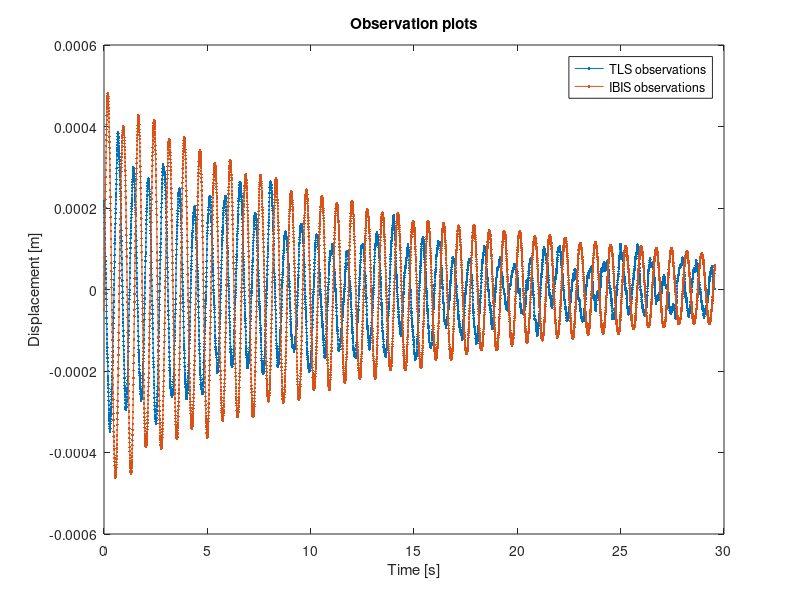
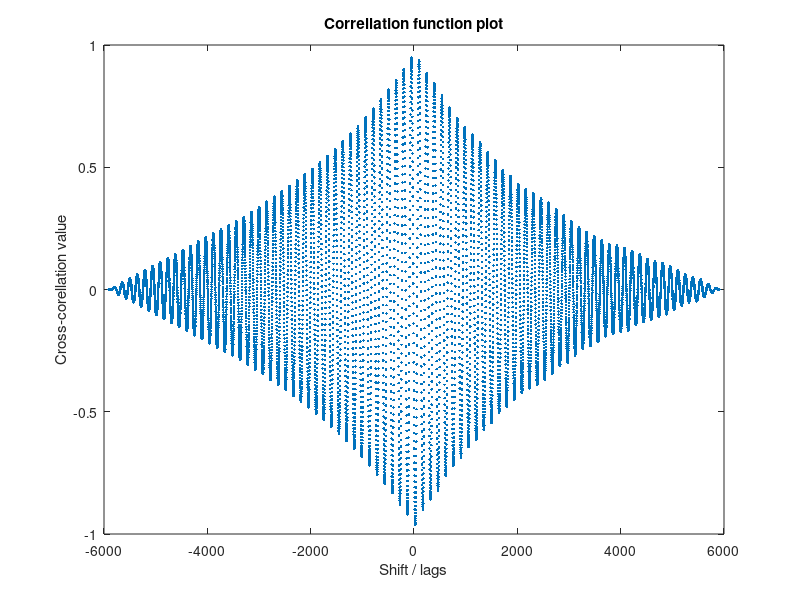
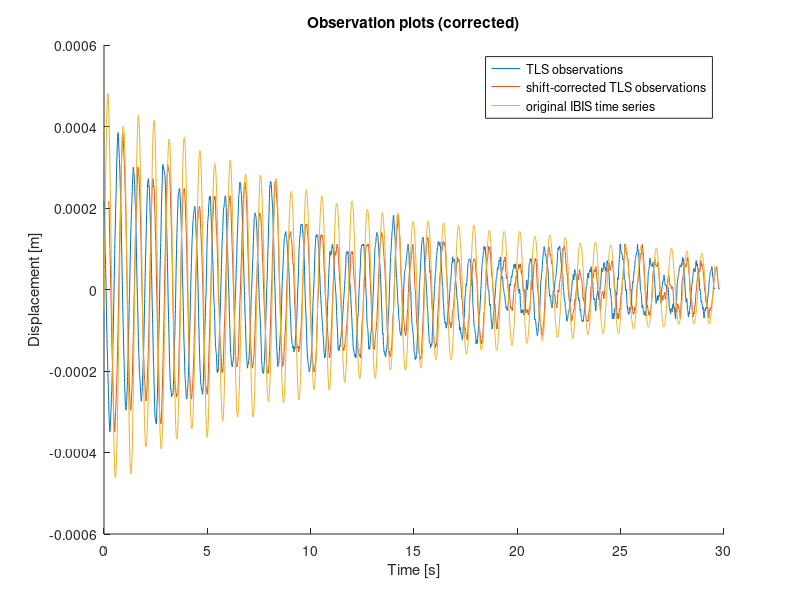
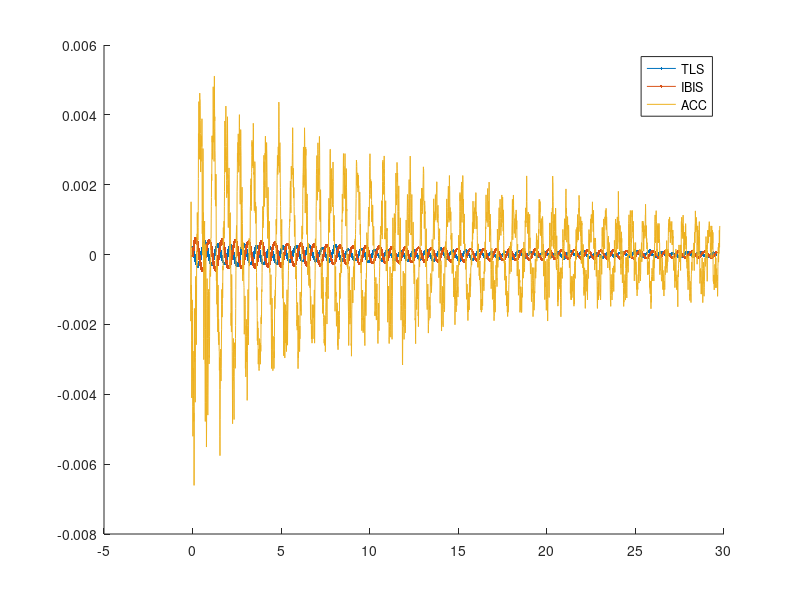

The MATLAB script that drew these images, in order: (Note: this script raises an error after producing the figures.)
clc;
clear;

close all;
format long g;

%% STOCHASTIC PROCESSES
% Exercise 2 Task4

% plot time series
tls_data = load("tls.txt");
ibis_data = load("ibis.txt");

t_tls = tls_data(:,1);
t_ibis = ibis_data(:,1);
y_tls = tls_data(:,2);
y_ibis = ibis_data(:,2);

figure
plot(t_tls, y_tls, '.-')
hold on 
plot(t_ibis, y_ibis, '.-')
legend('TLS observations','IBIS observations')
title('Observation plots')
xlabel('Time [s]')
ylabel('Displacement [m]')

% determine time-shift

[xcf, lags] = xcorr(y_tls, y_ibis, 'normalized');
[maximum,delay] = max(abs(xcf));
shift_samples = lags(delay);


figure
plot(lags, xcf, '.')
xlabel('Shift / lags')
ylabel('Cross-corellation value')
title('Correllation function plot')

freq_est = length(t_tls) / max(t_tls) % 1/s
s_from_freq_est = 1/freq_est; % s
total_shift_s = shift_samples * s_from_freq_est;
sprintf('integer Shift until maximum corellation: %.i\n\ntime-adjusted shift until maximum corellation: %.3fs',shift_samples,total_shift_s);

% correct time-axis of TLS-measurements 
t_tls_corr = t_tls + 2*total_shift_s;

figure
hold on;
plot(t_tls,y_tls,'-')
plot(t_tls_corr,y_tls,'-')
plot(t_ibis, y_ibis,'-')
legend('TLS observations','shift-corrected TLS observations','original IBIS time series')
title('Observation plots (corrected)')
xlabel('Time [s]')
ylabel('Displacement [m]')
hold off;

% Accelerations
acc_data = load('acceleration.txt');
t_acc= acc_data(:,1);
y_acc = acc_data(:,2);
figure;
hold on;
plot(t_tls, y_tls, '.-')
plot(t_ibis, y_ibis, '.-')
plot(t_acc,y_acc,'-');
legend('TLS','IBIS','ACC')
hold off;

[xcf_acc_ibis,lag_acc_ibis] = xcorr(y_ibis,y_acc);
[max_acc_ibis,shift_acc_ibis] = max(abs(xcf_acc_ibis));

range_corr = (lag_acc_ibis+1)/2

shift_acc_ibis_corr = shift_acc_ibis-range_corr
figure; 
hold on;
plot(lag_acc_ibis,xcf_acc_ibis);
title(fprintf('The max corr occurs after a shift of: %.1f',shift_acc_ibis_corr));
xlim([0 6000])


figure;
hold on;
plot()



